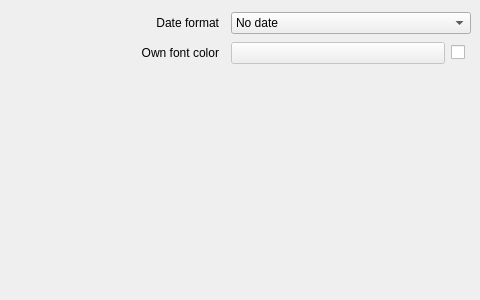
<?xml version="1.0" encoding="UTF-8"?>
<ui version="4.0">
 <class>clockconfig</class>
 <widget class="QWidget" name="clockconfig">
  <property name="geometry">
   <rect>
    <x>0</x>
    <y>0</y>
    <width>480</width>
    <height>300</height>
   </rect>
  </property>
  <property name="minimumSize">
   <size>
    <width>480</width>
    <height>300</height>
   </size>
  </property>
  <property name="maximumSize">
   <size>
    <width>480</width>
    <height>300</height>
   </size>
  </property>
  <property name="windowTitle">
   <string>Form</string>
  </property>
  <widget class="QWidget" name="layoutWidget">
   <property name="geometry">
    <rect>
     <x>10</x>
     <y>10</y>
     <width>461</width>
     <height>58</height>
    </rect>
   </property>
   <layout class="QVBoxLayout" name="verticalLayout">
    <item>
     <layout class="QHBoxLayout" name="horizontalLayout">
      <item>
       <widget class="QLabel" name="label">
        <property name="maximumSize">
         <size>
          <width>215</width>
          <height>16777215</height>
         </size>
        </property>
        <property name="text">
         <string>Date format</string>
        </property>
        <property name="alignment">
         <set>Qt::AlignRight|Qt::AlignTrailing|Qt::AlignVCenter</set>
        </property>
        <property name="indent">
         <number>6</number>
        </property>
       </widget>
      </item>
      <item>
       <widget class="QComboBox" name="dateFormat">
        <property name="maximumSize">
         <size>
          <width>250</width>
          <height>16777215</height>
         </size>
        </property>
        <item>
         <property name="text">
          <string>No date</string>
         </property>
        </item>
        <item>
         <property name="text">
          <string>Short date format</string>
         </property>
        </item>
        <item>
         <property name="text">
          <string>Long date format</string>
         </property>
        </item>
        <item>
         <property name="text">
          <string>Date according to ISO</string>
         </property>
        </item>
       </widget>
      </item>
     </layout>
    </item>
    <item>
     <layout class="QHBoxLayout" name="horizontalLayout_2">
      <item>
       <widget class="QLabel" name="label_2">
        <property name="text">
         <string>Own font color</string>
        </property>
        <property name="alignment">
         <set>Qt::AlignRight|Qt::AlignTrailing|Qt::AlignVCenter</set>
        </property>
        <property name="indent">
         <number>6</number>
        </property>
       </widget>
      </item>
      <item>
       <widget class="KColorButton" name="fontColor">
        <property name="enabled">
         <bool>false</bool>
        </property>
       </widget>
      </item>
      <item>
       <widget class="QCheckBox" name="ownFontColor">
        <property name="maximumSize">
         <size>
          <width>20</width>
          <height>16777215</height>
         </size>
        </property>
        <property name="text">
         <string/>
        </property>
       </widget>
      </item>
     </layout>
    </item>
   </layout>
  </widget>
 </widget>
 <customwidgets>
  <customwidget>
   <class>KColorButton</class>
   <extends>QPushButton</extends>
   <header>kcolorbutton.h</header>
  </customwidget>
 </customwidgets>
 <resources/>
 <connections>
  <connection>
   <sender>ownFontColor</sender>
   <signal>toggled(bool)</signal>
   <receiver>fontColor</receiver>
   <slot>setEnabled(bool)</slot>
   <hints>
    <hint type="sourcelabel">
     <x>241</x>
     <y>53</y>
    </hint>
    <hint type="destinationlabel">
     <x>318</x>
     <y>53</y>
    </hint>
   </hints>
  </connection>
 </connections>
</ui>
